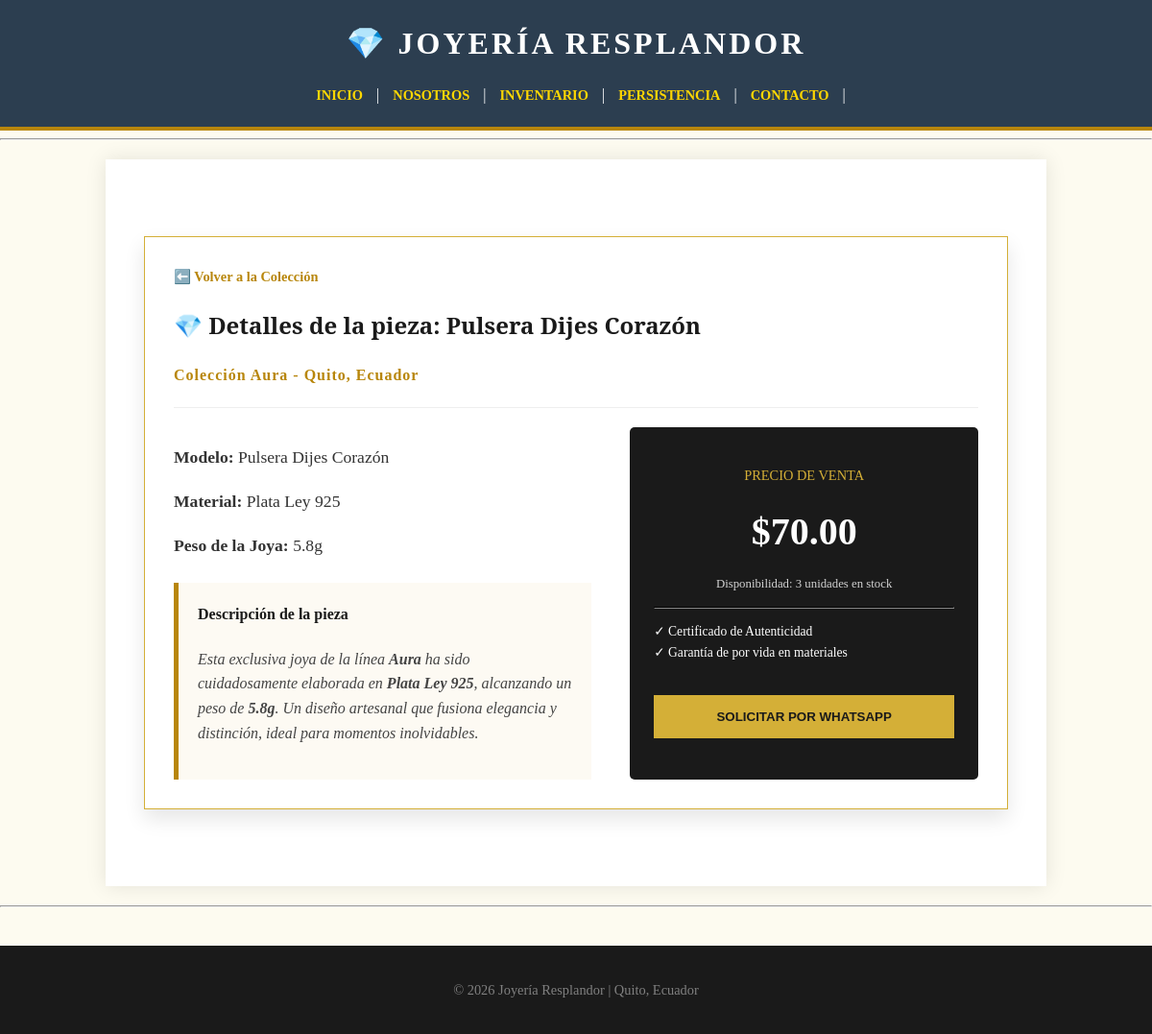
Page /producto/Pulsera Dijes Corazón on the committed database.
### tables this page shows
CREATE TABLE productos (
                            id INTEGER PRIMARY KEY AUTOINCREMENT,
                            modelo TEXT,
                            coleccion TEXT,
                            material TEXT,
                            peso TEXT,
                            cantidad INTEGER,
                            precio REAL);

### app.py (the view)
@app.route('/producto/<nombre>')
def detalle_producto(nombre):
    mi_catalogo = Catalogo()
    piezas = mi_catalogo.obtener_todo()
    joya_encontrada = next((p for p in piezas if p.modelo == nombre), None)
    return render_template('detalle.html', joya=joya_encontrada)

### inventario.py (called while the page is built)
    def crear_tabla(self):
        conexion = sqlite3.connect(self.db_name)
        cursor = conexion.cursor()
        cursor.execute('''
            CREATE TABLE IF NOT EXISTS productos (
                id INTEGER PRIMARY KEY AUTOINCREMENT,
                modelo TEXT,
                coleccion TEXT,
                material TEXT,
                peso TEXT,
                cantidad INTEGER,
                precio REAL
            )
        ''')
        conexion.commit()
        conexion.close()

    def obtener_todo(self):
        conexion = sqlite3.connect(self.db_name)
        cursor = conexion.cursor()
        cursor.execute("SELECT * FROM productos")
        filas = cursor.fetchall()
        conexion.close()
        return [Pieza(f[0], f[1], f[2], f[3], f[4], f[5], f[6]) for f in filas]

    def sincronizar_diccionario(self):
        lista_productos = self.obtener_todo()
        self.productos_dict = {p.id: p for p in lista_productos}

### templates/detalle.html
{% extends 'base.html' %}
{% block content %}
<section style="max-width: 850px; margin: 40px auto; padding: 30px; background: #fff; border: 1px solid #d4af37; box-shadow: 0 10px 20px rgba(0,0,0,0.1);">
    <div style="margin-bottom: 20px;">
        <a href="javascript:history.back()" style="color: #b8860b; text-decoration: none; font-weight: bold; font-size: 0.9rem; display: flex; align-items: center; gap: 5px;">
            ⬅️ Volver a la Colección
        </a>
    </div>
    <h1 style="color: #1a1a1a; font-family: 'serif';">💎 Detalles de la pieza: {{ joya.modelo }}</h1>
    <p style="color: #b8860b; font-weight: bold; letter-spacing: 1px;">Colección {{ joya.coleccion }} - Quito, Ecuador</p>
    <hr style="border: 0; border-top: 1px solid #eee; margin: 20px 0;">
    <div style="display: grid; grid-template-columns: 1.2fr 1fr; gap: 40px;">
        <div>
            <p style="font-size: 1.1rem;"><strong>Modelo:</strong> {{ joya.modelo }}</p>
            <p style="font-size: 1.1rem;"><strong>Material:</strong> {{ joya.material }}</p>
            <p style="font-size: 1.1rem;"><strong>Peso de la Joya:</strong> {{ joya.peso }}</p>
            <div style="margin-top: 25px; padding: 20px; background: #fdfaf3; border-left: 5px solid #b8860b;">
                <h4 style="margin-top: 0; color: #1a1a1a;">Descripción de la pieza</h4>
                <p style="font-style: italic; color: #444; line-height: 1.6;">
                    Esta exclusiva joya de la línea <strong>{{ joya.coleccion }}</strong> ha sido cuidadosamente elaborada en <strong>{{ joya.material }}</strong>,
                    alcanzando un peso de <strong>{{ joya.peso }}</strong>. Un diseño artesanal que fusiona elegancia y distinción, ideal para momentos inolvidables.
                </p>
            </div>
        </div>
        <div style="background: #1a1a1a; color: #fff; padding: 25px; border-radius: 5px; text-align: center;">
            <p style="color: #d4af37; font-size: 0.9rem; text-transform: uppercase;">Precio de Venta</p>
            <h2 style="font-size: 2.5rem; margin: 10px 0;">${{ "{:,.2f}".format(joya.precio) }}</h2>
            <p style="font-size: 0.8rem; opacity: 0.8;">Disponibilidad: {{ joya.cantidad }} unidades en stock</p>
            <hr style="border-color: #333;">
            <p style="font-size: 0.85rem; text-align: left;">✓ Certificado de Autenticidad<br>✓ Garantía de por vida en materiales</p>
            <button style="width: 100%; padding: 15px; margin-top: 20px; background: #d4af37; color: #1a1a1a; border: none; font-weight: bold; cursor: pointer; text-transform: uppercase;">
                Solicitar por WhatsApp
            </button>
        </div>
    </div>
</section>
{% endblock %}

### static/styles.css (style rules this page uses)
body { font-family: 'Georgia', serif; line-height: 1.6; margin: 0; padding: 0; background-color: #fdfbf0; color: #333; }

### rows in the picture
productos: modelo "Pulsera Dijes Corazón", coleccion "Aura", material "Plata Ley 925", peso "5.8g", precio "70.00", cantidad "3"
